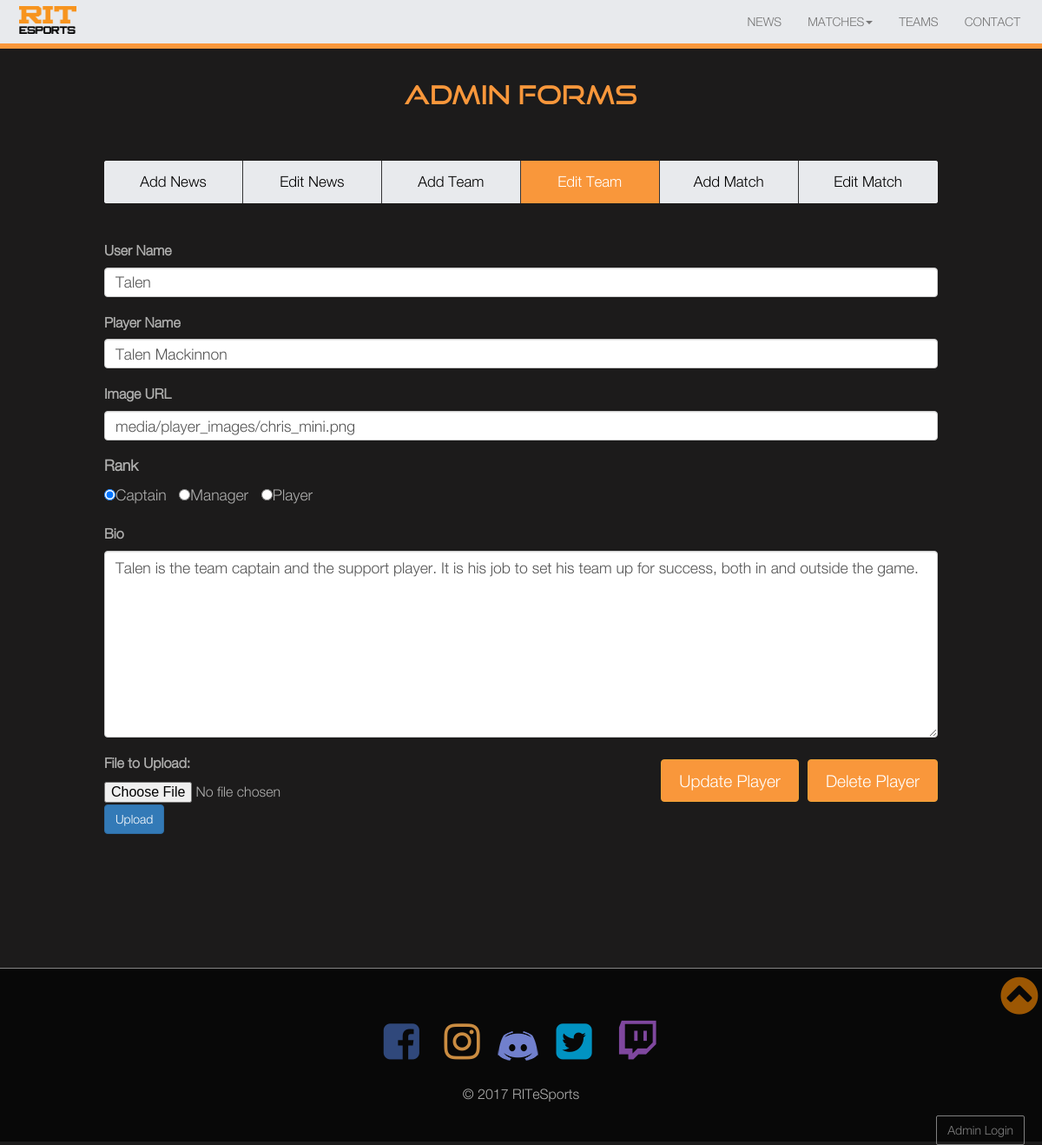
The page /admin_pages/admin_edit_teams.php?player_id=1 on the database as committed earlier.
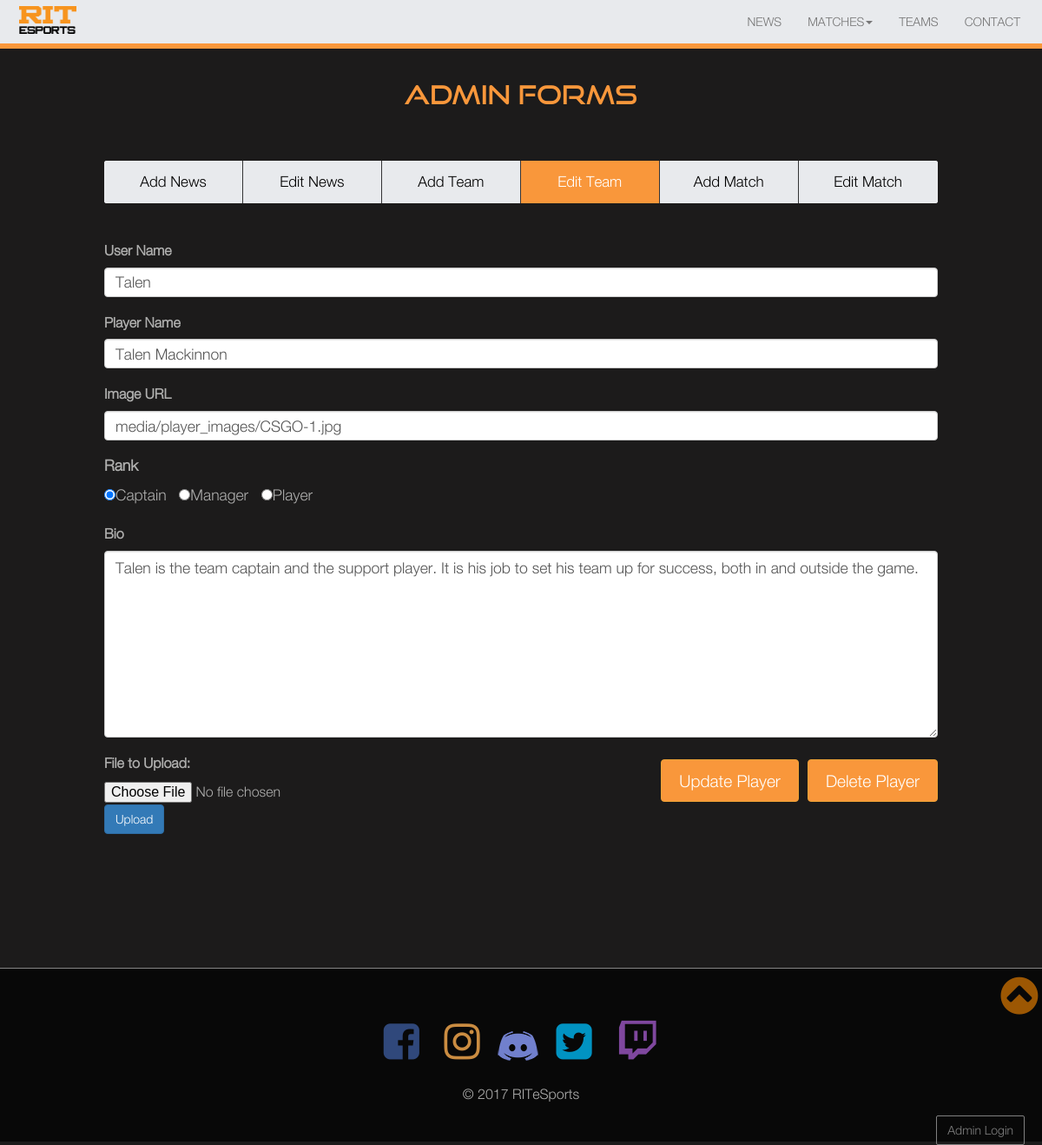
The same page on the database as committed later.
### tables this page shows
CREATE TABLE "PLAYERS" (
	`PLAYER_ID`	INTEGER NOT NULL PRIMARY KEY AUTOINCREMENT,
	`REAL_NAME`	TEXT NOT NULL,
	`USER_NAME`	TEXT NOT NULL,
	`TEAM_ID`	TEXT NOT NULL,
	`RANK`	INTEGER NOT NULL,
	`BIO`	TEXT DEFAULT 'Bio currently unavailable',
	`IMAGE_URL`	TEXT
);

### admin_pages/admin_edit_teams.php (the view, shortened to what this page needs)
<!DOCTYPE html>
<html lang="en">
<head>
  <?php include 'includes/head.php';?>
</head>
<body>
    <?php include 'includes/navmenu.php';?>
	<main class="content">
		<?php include 'includes/adminmenu.php';?>
        <div id="EditTeam" class="tabcontent">
			<?php
				$esports_db = new ESportsDB();
				$esports_db->exec("ATTACH DATABASE 'ESports.db' AS 'esports'");
				if(array_key_exists('player_id', $_GET) || array_key_exists('player_team_id', $_GET)){
					if(array_key_exists('player_id', $_GET))
					{
						$player_id = intval($_GET['player_id']);
					}
					else
					{
						$player_team_id = intval($_GET['player_team_id']);
						$player_id = 0;
					}
					$player_result = $esports_db->query("SELECT * FROM PLAYERS WHERE PLAYER_ID=$player_id");
					$player = $player_result->fetchArray(SQLITE3_ASSOC);
					$rank = $player['RANK'];
					echo "<form id='edit_player_form'>";
						echo "<div class='form-group'>";
							echo "<label for='edit_user_name'>User Name</label>";
							echo "<input type='text' class='form-control admin_input_text' rows='1' id='edit_user_name' value='$player[USER_NAME]' />";
						echo "</div>";
						echo "<div class='form-group'>";
							echo "<label for='edit_player_name'>Player Name</label>";
							echo "<input type='text' class='form-control admin_input_text' rows='1' id='edit_player_name' value='$player[REAL_NAME]' />";
						echo "</div>";
						echo "<div class='form-group'>";
							echo "<label for='edit_player_image'>Image URL</label>";
							echo "<input type='text' class='form-control admin_input_text' rows='1' id='edit_player_image' value='$player[IMAGE_URL]' />";
						echo "</div>";
						echo "<div class='form-group admin_input_text'>";
							echo "<label for='edit_player_rank'>Rank</label><br />";
							echo "<input type='radio' name='edit_player_rank' id='rank_captain' value='1'";
							if ($rank == '1') { echo "checked='checked'";};
							echo "/>Captain &nbsp; <input type='radio' name='edit_player_rank' id='rank_manager' value='2'";
							if ($rank == '2') { echo "checked='checked'";};
							echo "/>Manager &nbsp; <input type='radio' name='edit_player_rank' id='rank_player' value='0'";
							if ($rank != '1' && $rank != '2') { echo "checked='checked'";};
							echo " />Player &nbsp;";
						echo "</div>";
						echo "<div class='form-group'>";
							echo "<label for='edit_player_bio'>Bio</label>";
							echo "<textarea class='form-control admin_input_text' rows='8' id='edit_player_bio'>$player[BIO]</textarea>";
						echo "</div>";
						if ($player_id != 0)
						{
							echo "<button type='button' class='btn btn-warning admin_page_button' id='delete_player'>Delete Player</button>";
							echo "<button type='button' class='btn btn-warning admin_page_button' id='update_player'>Update Player</button>";
						}else
						{
							echo "<button type='button' class='btn btn-warning admin_page_button' id='update_player'>Add Player</button>";
						}
					echo "</form>";
				}
			?>
        </div>
	<form action="upload_images_teams.php" enctype="multipart/form-data" class="form-horizontal" method="post">
      <label for ="email">File to Upload:</label>
     <input type="file" name="fileToUpload" id="fileToUpload" onChange="uploadOnChange(this)">
   <button class="btn btn-primary upload-image">Upload</button>
  </form>
</main>
    <?php include 'includes/footer.php';?>
</body>
</html>

Rows that differ between the two databases and show on the page:
changed players "Talen": IMAGE_URL "media/player_images/chris_mini.png" → "media/player_images/CSGO-1.jpg"
